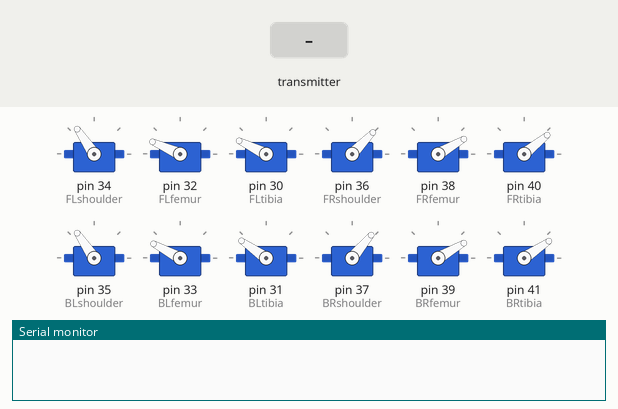
This sketch was run on a simulated Arduino Mega 2560, built with avr-gcc and run on an emulated ATmega2560. Shown: 12 × servo, the last lines printed to the serial monitor. The inputs (shaded band) are chosen by the test bench. No radio packets arrive unless stated.

Above: at 2.2 s.
2.3 s: the transmitter starts sending toggle3 = 1
At 2.74 s:
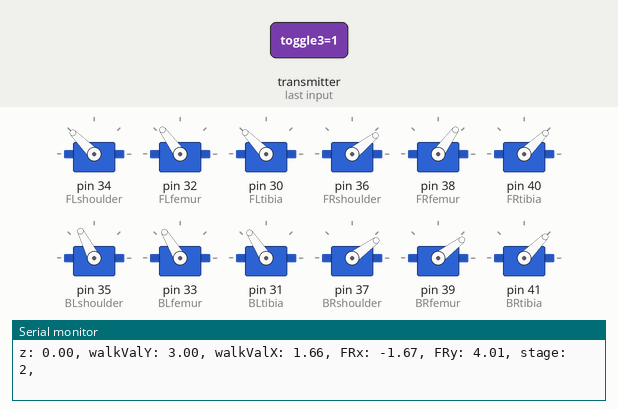
At 4.9 s:
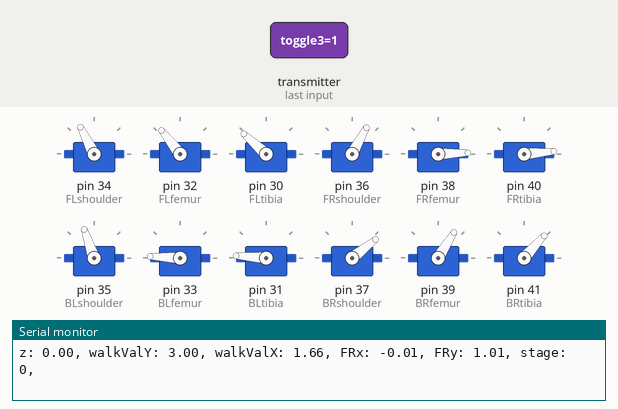
5.3 s: the transmitter starts sending toggle1 = 1
At 7.47 s:
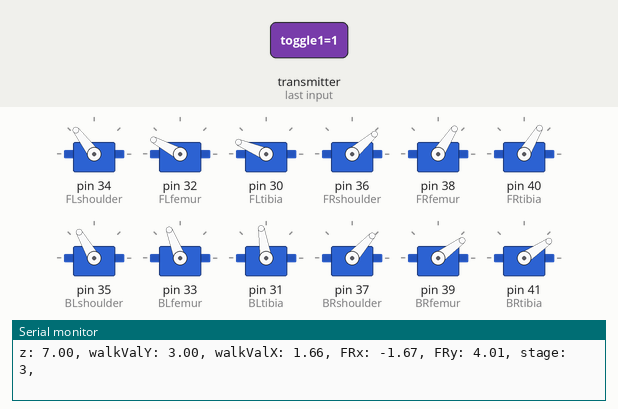
8.3 s: the transmitter starts sending X = 1023
At 10.01 s:
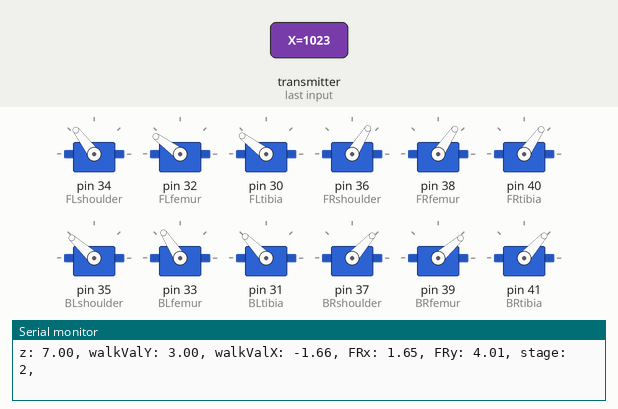
11.3 s: the transmitter starts sending Y = 256
14.3 s: the transmitter starts sending toggle2 = 1
17.3 s: the transmitter starts sending MPU_pitch = 100
Timing chart, 0 to 21.3 s (numbered marks = the images above; inputs shaded):
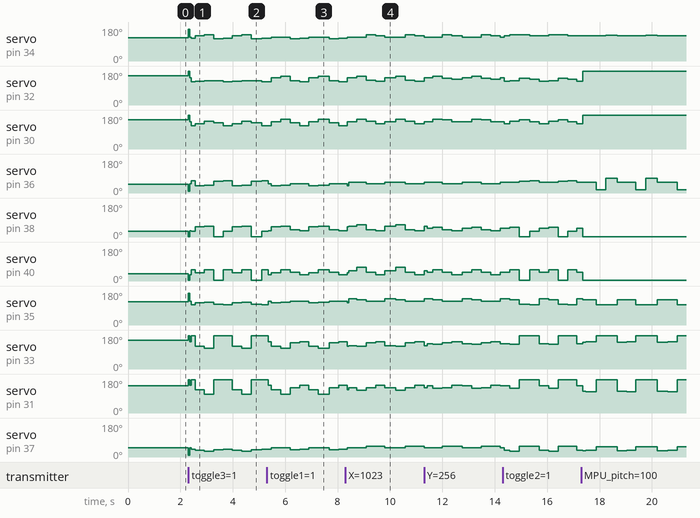

The sketch:

RobotDog.ino
```cpp
/////////////////////////////////////////////Receiver////////////////////////////////////////////////////
#include <Servo.h>
#include <RF24.h>
#include <SPI.h>
#include <MPU6050_light.h>
#include <Wire.h>

MPU6050 mpu(Wire);


//Servo Init
Servo BLshoulder, BLfemur, BLtibia;
Servo BRshoulder, BRfemur, BRtibia;
Servo FLshoulder, FLfemur, FLtibia;
Servo FRshoulder, FRfemur, FRtibia;

//NRF24/Radio
RF24 radio(7, 8);  //CE and CSN pins
const byte address[] = "00001";

//Leg Measurements
const float femur = 3.45;  //b
const float tibia = 4.1;  //a
const float shoulderConst = 1.666;

//NRF24 Data
struct Data
{
  short X, Y, Z,test;
  bool toggle1, toggle2, toggle3;
  float MPU_roll, MPU_pitch, MPU_yaw;

};
Data data;

// walking sequence values
const int amplitude = 100;
const float sampling = 1000.0;
const float resolution = 1.0 / sampling; // sampling (data collection) (time / how many times you want to read)
const float frequency = 70; //frequency of the sine wave in Hz
int sine_value;
int stage;

const int shoulderWalk = 0;

//Terminology:  b/B = Back  f/F = Front  l/L = Left  r/R = Right S = Side  x/X = x axis y/Y = y axis z/Z = z axis

float y, x, X, z;// Axis values for individual legs


//Front Right Leg
float FRtibiaVal, FRfemurVal, FRheight, FRy;
float FRhypotenuse, FRtheta1, FRtheta2, FRZ1, FRx, FRSval;
float FRZ2, FRnewShoulder, FRtheta;

//Back Right Leg
float BRtibiaVal, BRfemurVal, BRheight, BRy;
float BRhypotenuse, BRtheta1, BRtheta2, BRZ1, BRx, BRSval;
float BRZ2, BRnewShoulder, BRtheta;

//Front Left Leg
float FLtibiaVal, FLfemurVal, FLheight, FLy;
float FLhypotenuse, FLtheta1, FLtheta2, FLZ1, FLx, FLSval;
float FLZ2, FLnewShouldeL, FLtheta;

//Back Left Leg
float BLtibiaVal, BLfemurVal, BLheight, BLy;
float BLhypotenuse, BLtheta1, BLtheta2, BLZ1, BLx, BLSval;
float BLZ2, BLnewShouldeL, BLtheta;


//axis values for individual legs
float frheight, flheight, brheight, blheight, fry, fly, bry, bly, frx, flx, brx, blx;

float walkValY, walkValX;

//yaw calc values
float yaw;
float group1Yaw, group2Yaw;
float FRaddAngle, FRradius, FRtAngle, FRXout, FRYout;
float FLaddAngle, FLradius, FLtAngle, FLXout, FLYout;
float BRaddAngle, BRradius, BRtAngle, BRXout, BRYout;
float BLaddAngle, BLradius, BLtAngle, BLXout, BLYout;

//pitch calc values
float pitch;
float bodyLength = 3.75;
float oppFR, additionalAngleFR, offsetZFR, outputZFR, outputYFR, oppBR, additionalAngleBR, offsetZBR, outputZBR, outputYBR;
float oppFL, additionalAngleFL, offsetZFL, outputZFL, outputYFL, oppBL, additionalAngleBL, offsetZBL, outputZBL, outputYBL;
float diffYFR, diffYBR, distanceYFR, distanceYBR, legLengthFR, legLengthBR, femurAngleFR, femurAngleBR;
float diffYFL, diffYBL, distanceYFL, distanceYBL, legLengthFL, legLengthBL, femurAngleFL, femurAngleBL;

//roll calc values
float roll;
float bodyWidth = 1.946;
float XoffFR, ZoffFR, rollHypFR, rollAdditionalAngleFR,rollTotalAngleFR, ZoutFR, XoutFR, rollZDistFR, rollDiffXFR;
float XoffBR, ZoffBR, rollHypBR, rollAdditionalAngleBR,rollTotalAngleBR, ZoutBR, XoutBR, rollZDistBR, rollDiffXBR;
float XoffFL, ZoffFL, rollHypFL, rollAdditionalAngleFL,rollTotalAngleFL, ZoutFL, XoutFL, rollZDistFL, rollDiffXFL;
float XoffBL, ZoffBL, rollHypBL, rollAdditionalAngleBL,rollTotalAngleBL, ZoutBL, XoutBL, rollZDistBL, rollDiffXBL;

//smoothed values
  //shoulders
  float smoothedBLS, smoothedBRS, smoothedFRS, smoothedFLS;
  float previousBLS , previousBRS, previousFRS, previousFLS;

  //femurs
  float smoothedBLfemur, smoothedBRfemur, smoothedFRfemur, smoothedFLfemur;
  float previousBLfemur, previousBRfemur, previousFRfemur, previousFLfemur;

  //tibias
  float smoothedBLtibia, smoothedBRtibia, smoothedFRtibia, smoothedFLtibia;
  float previousBLtibia, previousBRtibia, previousFRtibia, previousFLtibia;

// map function that allows decimals
float mapFloat(float x, float fromLow, float fromHigh, float toLow, float toHigh)
{
  return (x - fromLow) * (toHigh - toLow) / (fromHigh - fromLow) + toLow;
}

void setup()
{
  Serial.begin(115200);//debug console


   // Servo Pin Assignments
  FLshoulder.attach(34,500,2500);
  FLfemur.attach(32,500,2500);
  FLtibia.attach(30,500,2500);

  FRshoulder.attach(36,500,2500);
  FRfemur.attach(38,500,2500);
  FRtibia.attach(40,500,2500);


  BLshoulder.attach(35,500,2500);
  BLfemur.attach(33,500,2500);
  BLtibia.attach(31,500,2500);

  BRshoulder.attach(37,500,2500);
  BRfemur.attach(39,500,2500);
  BRtibia.attach(41,500,2500);

    //start servos at default position
    BLshoulder.writeMicroseconds(1930-50);
    BLfemur.writeMicroseconds(2182+10);
    BLtibia.writeMicroseconds(2093+20);

    FLshoulder.writeMicroseconds(1960-80);
    FLfemur.writeMicroseconds(2182+50);
    FLtibia.writeMicroseconds(2093+120);


    BRshoulder.writeMicroseconds(1040+20);
    BRfemur.writeMicroseconds(818+15);
    BRtibia.writeMicroseconds(907-30);


    FRshoulder.writeMicroseconds(1040-30);
    FRfemur.writeMicroseconds(818+15);
    FRtibia.writeMicroseconds(907+30);


  Wire.begin();
  mpu.begin();
  mpu.calcOffsets(true, true);

  // Radio startup
  radio.begin();
  radio.setChannel(100);// set channel value between 0-127 if any interference issue pops up
  radio.openReadingPipe(1, address);
  radio.setPALevel(RF24_PA_MAX);
  radio.startListening();


}

void loop()
{
  // Update math calculations (the function math() should be defined and used properly)
  math();

  if (radio.available())
  {
    radio.read(&data, sizeof(data));

    if (data.toggle1 == 1)
    {
      // IK Mode: Direct control via joystick

      // Map joystick values to desired ranges
      x = mapFloat(data.X, 0, 1023, 1.66, -1.66);
      y = mapFloat(data.Y, 0.0, 1023.0, -3.0, 3.0);
      z = mapFloat(data.Z, 0.0, 1023.0, 7.0, 1.0);

      // Disable pitch, roll, and yaw by setting them to small values
      pitch = .001;
      roll = .001;
      group1Yaw = group2Yaw = yaw = .001;

      // Set all leg heights to the same z value
      FRheight = FLheight = BRheight = BLheight = z;

      // Apply height offsets specific to the robot's design
      BLheight += .5;
      FRheight += .5;

      // Set all leg y positions to the same y value
      FRy = FLy = BRy = BLy = y;

      // Apply y offsets specific to the robot's design
      BLy += 1.25;
      BRy += 1.5;
      FLy += .5;
      FRy += 1;

      // Set all leg x positions to the same x value
      FRx = FLx = BRx = BLx = x;

      // Flip directions for x values for front and back legs
      FRx = -x;
      FLx = x;
      BRx = -x;
      BLx = x;
    }

    if (data.toggle2 == 1)
    {
      // Update leg positions based on joystick and sensor data

      // Map joystick values to desired ranges
      x = mapFloat(data.X, 0, 1023, 1.66, -1.66);
      y = mapFloat(data.Y, 0.0, 1023.0, -3.0, 3.0);
      z = mapFloat(data.Z, 0.0, 1023.0, 7.0, 1.0);

      // Map yaw value from sensor data
      yaw = mapFloat(data.test, 0.0, 1023.0, -1.0, 1.0);

      // Convert roll and pitch from degrees to radians
      roll = data.MPU_roll * PI / 180 * -1;
      pitch = data.MPU_pitch * PI / 180 * -1;
      yaw = mapFloat(data.test, 0.0, 1030.0, 1, -1);

      // Update yaw values for both leg groups
      group1Yaw = group2Yaw = yaw;

      // Set all leg heights to the same z value
      FRheight = FLheight = BRheight = BLheight = z;

      // Apply height offsets specific to the robot's design
      BLheight += .5;
      FRheight += .5;

      // Set all leg y positions to the same y value
      FRy = FLy = BRy = BLy = y;

      // Apply y offsets specific to the robot's design
      BLy += 1.25;
      BRy += 1.5;
      FLy += .5;
      FRy += 1;

      // Set all leg x positions to the same x value
      FRx = FLx = BRx = BLx = x;

      // Flip directions for x values for front and back legs
      FRx = -x;
      FLx = x;
      BRx = -x;
      BLx = x;
    }

    if (data.toggle3 == 1)
    {
      // Walking mode
      walk();

      // Map joystick values to desired ranges
      walkValX = mapFloat(data.X, 0, 1023, 1.66, -1.66);
      walkValY = mapFloat(data.Y, 0, 1023, 3, -3);

      // Map yaw value from sensor data
      yaw = mapFloat(data.test, 0.0, 1030.0, 1, -1);

      // Flip directions for x values for front and back legs
      FRx = -FRx;
      FLx = FLx;
      BRx = -BRx;
      BLx = BLx;

      // Apply y offsets specific to the robot's design
      BLy += 1.25;
      BRy += 1.5;
      FLy += .5;
      FRy += 1;
    }

    // Ensure x and y axis values are not zero to avoid division by zero errors
    if (BRx == 0.0) BRx = .01;
    if (BLx == 0.0) BLx = .01;
    if (FRx == 0.0) FRx = .01;
    if (FLx == 0.0) FLx = .01;
    if (y == 0) y = 0.01;

    // Write smoothed values to servos
    smoothedFRS = (FRSval * .4) + (previousFRS * .6);
    previousFRS = smoothedFRS;
    smoothedFLS = (FLSval * .4) + (previousFLS * .6);
    previousFLS = smoothedFLS;
    smoothedBRS = (BRSval * .4) + (previousBRS * .6);
    previousBRS = smoothedBRS;
    smoothedBLS = (BLSval * .4) + (previousBLS * .6);
    previousBLS = smoothedBLS;

    smoothedFRfemur = (FRfemurVal * .4) + (previousFRfemur * .6);
    previousFRfemur = smoothedFRfemur;
    smoothedFLfemur = (FLfemurVal * .4) + (previousFLfemur * .6);
    previousFLfemur = smoothedFLfemur;
    smoothedBRfemur = (BRfemurVal * .4) + (previousBRfemur * .6);
    previousBRfemur = smoothedBRfemur;
    smoothedBLfemur = (BLfemurVal * .4) + (previousBLfemur * .6);
    previousBLfemur = smoothedBLfemur;

    smoothedFRtibia = (FRtibiaVal * .4) + (previousFRtibia * .6);
    previousFRtibia = smoothedFRtibia;
    smoothedFLtibia = (FLtibiaVal * .4) + (previousFLtibia * .6);
    previousFLtibia = smoothedFLtibia;
    smoothedBRtibia = (BRtibiaVal * .4) + (previousBRtibia * .6);
    previousBRtibia = smoothedBRtibia;
    smoothedBLtibia = (BLtibiaVal * .4) + (previousBLtibia * .6);
    previousBLtibia = smoothedBLtibia;

    BLshoulder.writeMicroseconds(BLSval - 150);
    BLfemur.writeMicroseconds(BLfemurVal - 30);
    BLtibia.writeMicroseconds(BLtibiaVal - 50);

    FLshoulder.writeMicroseconds(FLSval - 150);
    FLfemur.writeMicroseconds(FLfemurVal - 20);
    FLtibia.writeMicroseconds(FLtibiaVal + 50);

    BRshoulder.writeMicroseconds(BRSval + 100);
    BRfemur.writeMicroseconds(BRfemurVal + 20);
    BRtibia.writeMicroseconds(BRtibiaVal + 50);

    FRshoulder.writeMicroseconds(FRSval + 100);
    FRfemur.writeMicroseconds(FRfemurVal + 20);
    FRtibia.writeMicroseconds(FRtibiaVal + 50);

    // Debug output to Serial Monitor
    Serial.print("z: "); Serial.print(z); Serial.print(", ");
    Serial.print("walkValY: "); Serial.print(walkValY); Serial.print(", ");
    Serial.print("walkValX: "); Serial.print(walkValX); Serial.print(", ");
    Serial.print("FRx: "); Serial.print(FRx); Serial.print(", ");
    Serial.print("FRy: "); Serial.print(FRy); Serial.print(", ");
    Serial.print("stage: "); Serial.print(stage); Serial.print(", ");
    Serial.println();

    // Update leg positions based on body dimensions
    FLx -= bodyWidth;
    FLy -= bodyLength;

    FRx += bodyWidth;
    FRy += bodyLength;

    BLx -= bodyWidth;
    BLy += bodyLength;

    BRx += bodyWidth;
    BRy -= bodyLength;
  }
}
```

walk.ino
```cpp
void walk()
{
    static int prev_sine_value = 0;
    static float phase = 0.0; // start from 0 and I don't want it to reset
    float increment = 2 * PI * frequency * resolution; // Calculate the phase increment for each step based on frequency and resolution
    phase += increment;// Increment phase by the calculated increment


    // optional: limit, so it doesn't go past 2PI (useful for timing)
    if (phase >= 2 * PI)
    {
        phase -= 2 * PI;
    }
// Calculate the sine value with the given amplitude
    sine_value = amplitude * sin(phase);
    sine_value += amplitude;


//step sequence: 0 --> 1 --> 2 --> 3 --> 0 --> 1 --> 2 --> 3 --> etc.
    if (sine_value > prev_sine_value && stage == 0)
    {
        stage = 1;
    }
    else if (sine_value < prev_sine_value && stage == 1)
    {
        stage = 2;
    }
    else if (sine_value > prev_sine_value && stage == 2)
    {
        stage = 3;
    }
    else if (sine_value < prev_sine_value && stage == 3)
    {
        stage = 0;
    }


    prev_sine_value = sine_value;//updates previous sine val from current


//leg stages: set heights & positions for leg groups to create a walking gait

    //stage 0
    if (stage == 0)
    {
        FRheight = BLheight = 5.5;
        FLheight = BRheight = 4;
        FRy = BLy = .01;
        FRx = BLx = .01;
        FLy = BRy = walkValY + .01;
        FLx = BRx = walkValX + .01;
        group1Yaw = yaw;
        group2Yaw = .001;
    }

    //stage 1
    if (stage == 1)
    {
        FRheight = BLheight = 4;
        FLheight = BRheight = 5.5;
        FRy = BLy = .01;
        FRx = BLx = .01;
        FLy = BRy = walkValY + .01;
        FLx = BRx = walkValX + .01;
        group1Yaw = yaw;
        group2Yaw = .001;
    }
    //stage 2
    if (stage == 2)
    {
        FRheight = BLheight = 4;
        FLheight = BRheight = 5.5;
        FRy = BLy = walkValY +  .01;
        FRx = BLx = walkValX + .01;
        FLy = BRy =  .01;
        FLx = BRx =  .01;
        group2Yaw = yaw;
        group1Yaw = .001;
    }
    //stage 3
    if (stage == 3)
    {
        FRheight = BLheight = 5.5;
        FLheight = BRheight = 4;
        FRy = BLy = walkValY +  .01;
        FRx = BLx = walkValX + .01;
        FLy = BRy =  .01;
        FLx = BRx =  .01;
        group2Yaw = yaw;
        group1Yaw = .001;
    }
}
```

Source omitted: math.ino (9479 bytes)

Measured:
- by itself, servo on pin 34 (FLshoulder): repeats every 1.5 s: 135° 0.36 s, 136° 0.44 s, 135° 0.36 s, 134° 0.36 s
- by itself, servo on pin 35 (BLshoulder): repeats every 1.5 s: 107° 0.36 s, 108° 0.44 s, 133° 0.71 s
- by itself, servo on pin 33 (BLfemur): repeats every 1.6 s: 144° 0.41 s, 177° 0.81 s, 141° 0.36 s
- by itself, servo on pin 31 (BLtibia): repeats every 1.6 s: 112° 0.41 s, 176° 0.81 s, 116° 0.36 s
- by itself, servo on pin 37 (BRshoulder): repeats every 1.6 s: 35° 0.41 s, 54° 0.81 s, 34° 0.36 s
- by itself, servo on pin 41 (BRtibia): repeats every 1.5 s: 5° 0.81 s, 45° 0.36 s, 42° 0.36 s
